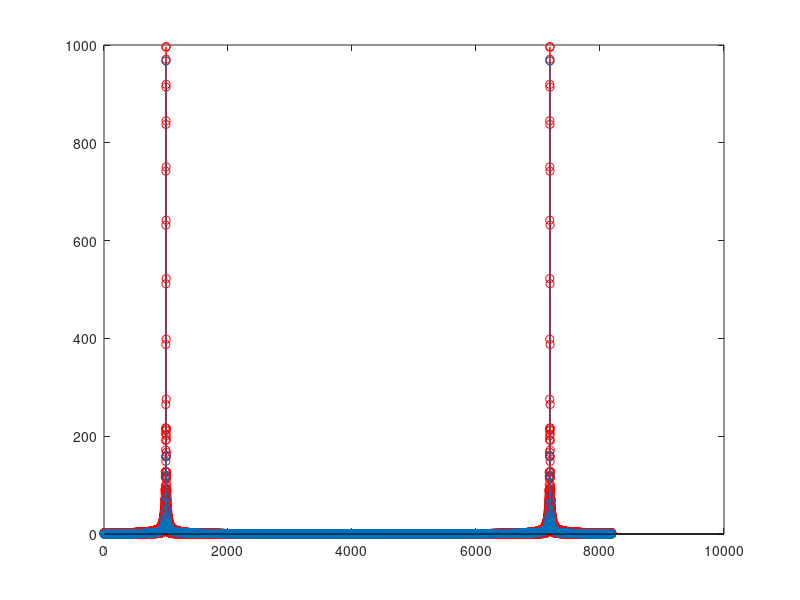

This chart was generated by the following MATLAB code:
%%%%%%%%% FFT SIN BETTER %%%%%%%%%
% CLEAR
clc
clear
close all

% LOAD
load sig1_quidonc.mat

% GVars
Nb=10;

% CODE
N=length(xk);
Ta=N/Fs;
f=0:1/Ta:Fs-1/Ta;
Nbz=N*Nb;
xk1=[xk zeros(1,Nbz)];
N1=length(xk1);
Ta1=N1/Fs;
f1=0:1/Ta1:Fs-1/Ta1;

% FIGURE
stem(f1,abs(fft(xk1)),'-r')
hold on
stem(f,abs(fft(xk)))
